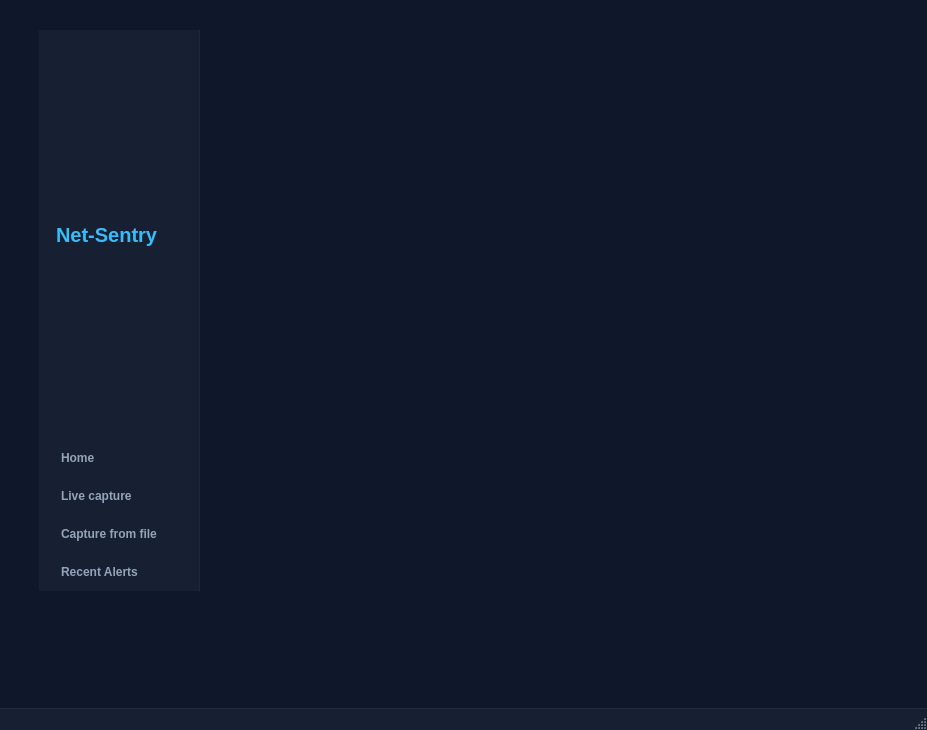
<?xml version="1.0" encoding="UTF-8"?>
<ui version="4.0">
 <class>MainWindow</class>
 <widget class="QMainWindow" name="MainWindow">
  <property name="geometry">
   <rect>
    <x>0</x>
    <y>0</y>
    <width>927</width>
    <height>730</height>
   </rect>
  </property>
  <property name="windowTitle">
   <string>MainWindow</string>
  </property>
  <property name="styleSheet">
   <string notr="true">/* === Base Window &amp; Containers === */
QMainWindow, QWidget#centralwidget {
    background-color: #0f172a;
    color: #e2e8f0;
    font-family: &quot;Inter&quot;, &quot;Segoe UI&quot;, sans-serif;
    font-size: 13px;
}

/* === Left Sidebar === */
QWidget#sidebar {
    background-color: #162032;
    border-right: 1px solid #1e293b;
}

QLabel#bar {
    color: #38bdf8;
    font-size: 20px;
    font-weight: 700;
    padding: 16px 12px;
}

/* Sidebar Navigation Buttons */
QWidget#sidebar QPushButton {
    background-color: transparent;
    color: #94a3b8;
    border: none;
    border-radius: 6px;
    text-align: left;
    padding: 10px 14px;
    margin: 2px 8px;
    font-weight: 500;
}

QWidget#sidebar QPushButton:hover {
    background-color: #1e293b;
    color: #f8fafc;
}

QWidget#sidebar QPushButton:checked {
    background-color: rgba(56, 189, 248, 0.15);
    color: #38bdf8;
    border-left: 3px solid #38bdf8;
    font-weight: 600;
}

/* === Inputs &amp; Dropdowns === */
QLineEdit, QComboBox {
    background-color: #1e293b;
    color: #f1f5f9;
    border: 1px solid #334155;
    border-radius: 6px;
    padding: 6px 10px;
    min-height: 20px;
}

QLineEdit:focus, QComboBox:focus {
    border: 1px solid #38bdf8;
}

QComboBox::drop-down {
    border: none;
    width: 22px;
}

QComboBox QAbstractItemView {
    background-color: #1e293b;
    color: #f1f5f9;
    selection-background-color: #0284c7;
    border: 1px solid #334155;
}

/* === Action Buttons (Content Area) === */
QStackedWidget#contenu QPushButton {
    background-color: #0284c7;
    color: #ffffff;
    border: none;
    border-radius: 6px;
    padding: 7px 16px;
    font-weight: 600;
}

QStackedWidget#contenu QPushButton:hover {
    background-color: #0369a1;
}

QStackedWidget#contenu QPushButton:disabled {
    background-color: #334155;
    color: #64748b;
}

/* Destructive / Clear Button */
QPushButton#btnClear {
    background-color: rgba(239, 68, 68, 0.15);
    color: #f87171;
    border: 1px solid rgba(239, 68, 68, 0.4);
}

QPushButton#btnClear:hover {
    background-color: #dc2626;
    color: #ffffff;
}

/* === Alerts Table === */
QTableWidget {
    background-color: #111827;
    alternate-background-color: #162032;
    color: #e2e8f0;
    gridline-color: #1e293b;
    border: 1px solid #1e293b;
    border-radius: 8px;
    selection-background-color: rgba(56, 189, 248, 0.22);
    selection-color: #ffffff;
}

QTableWidget::item {
    padding: 6px 8px;
    border-bottom: 1px solid #1e293b;
}

QHeaderView::section {
    background-color: #1e293b;
    color: #94a3b8;
    font-weight: 700;
    font-size: 11px;
    text-transform: uppercase;
    padding: 8px;
    border: none;
    border-right: 1px solid #334155;
    border-bottom: 1px solid #334155;
}

/* === Status Bar === */
QStatusBar {
    background-color: #162032;
    color: #94a3b8;
    border-top: 1px solid #1e293b;
}</string>
  </property>
  <widget class="QWidget" name="centralwidget">
   <widget class="QStackedWidget" name="contenu">
    <property name="geometry">
     <rect>
      <x>200</x>
      <y>30</y>
      <width>639</width>
      <height>561</height>
     </rect>
    </property>
    <property name="currentIndex">
     <number>1</number>
    </property>
    <widget class="FileCapturePage" name="pageFile"/>
    <widget class="AlertsPage" name="pageAlerts"/>
    <widget class="HomePage" name="pageHome"/>
    <widget class="LiveCapturePage" name="pageLive"/>
   </widget>
   <widget class="QWidget" name="sidebar" native="true">
    <property name="geometry">
     <rect>
      <x>39</x>
      <y>30</y>
      <width>161</width>
      <height>561</height>
     </rect>
    </property>
    <property name="minimumSize">
     <size>
      <width>0</width>
      <height>561</height>
     </size>
    </property>
    <property name="maximumSize">
     <size>
      <width>161</width>
      <height>561</height>
     </size>
    </property>
    <layout class="QVBoxLayout" name="verticalLayout_2">
     <property name="spacing">
      <number>0</number>
     </property>
     <property name="leftMargin">
      <number>0</number>
     </property>
     <property name="topMargin">
      <number>0</number>
     </property>
     <property name="rightMargin">
      <number>0</number>
     </property>
     <property name="bottomMargin">
      <number>0</number>
     </property>
     <item>
      <widget class="QLabel" name="bar">
       <property name="maximumSize">
        <size>
         <width>200</width>
         <height>16777215</height>
        </size>
       </property>
       <property name="text">
        <string>Net-Sentry</string>
       </property>
      </widget>
     </item>
     <item>
      <widget class="QPushButton" name="home_2">
       <property name="text">
        <string>Home</string>
       </property>
      </widget>
     </item>
     <item>
      <widget class="QPushButton" name="live_capture">
       <property name="text">
        <string>Live capture</string>
       </property>
      </widget>
     </item>
     <item>
      <widget class="QPushButton" name="file_capture">
       <property name="text">
        <string>Capture from file</string>
       </property>
      </widget>
     </item>
     <item>
      <widget class="QPushButton" name="alerts">
       <property name="text">
        <string>Recent Alerts</string>
       </property>
      </widget>
     </item>
    </layout>
   </widget>
  </widget>
  <widget class="QMenuBar" name="menubar">
   <property name="geometry">
    <rect>
     <x>0</x>
     <y>0</y>
     <width>927</width>
     <height>24</height>
    </rect>
   </property>
  </widget>
  <widget class="QStatusBar" name="statusbar"/>
 </widget>
 <customwidgets>
  <customwidget>
   <class>HomePage</class>
   <extends>QWidget</extends>
   <header>Headers/HomePage.h</header>
   <container>1</container>
  </customwidget>
  <customwidget>
   <class>FileCapturePage</class>
   <extends>QWidget</extends>
   <header>Headers/FileCapturePage.h</header>
   <container>1</container>
  </customwidget>
  <customwidget>
   <class>AlertsPage</class>
   <extends>QWidget</extends>
   <header>Headers/AlertPage.h</header>
   <container>1</container>
  </customwidget>
  <customwidget>
   <class>LiveCapturePage</class>
   <extends>QWidget</extends>
   <header>Headers/LiveCapturePage.h</header>
   <container>1</container>
  </customwidget>
 </customwidgets>
 <resources/>
 <connections/>
</ui>
